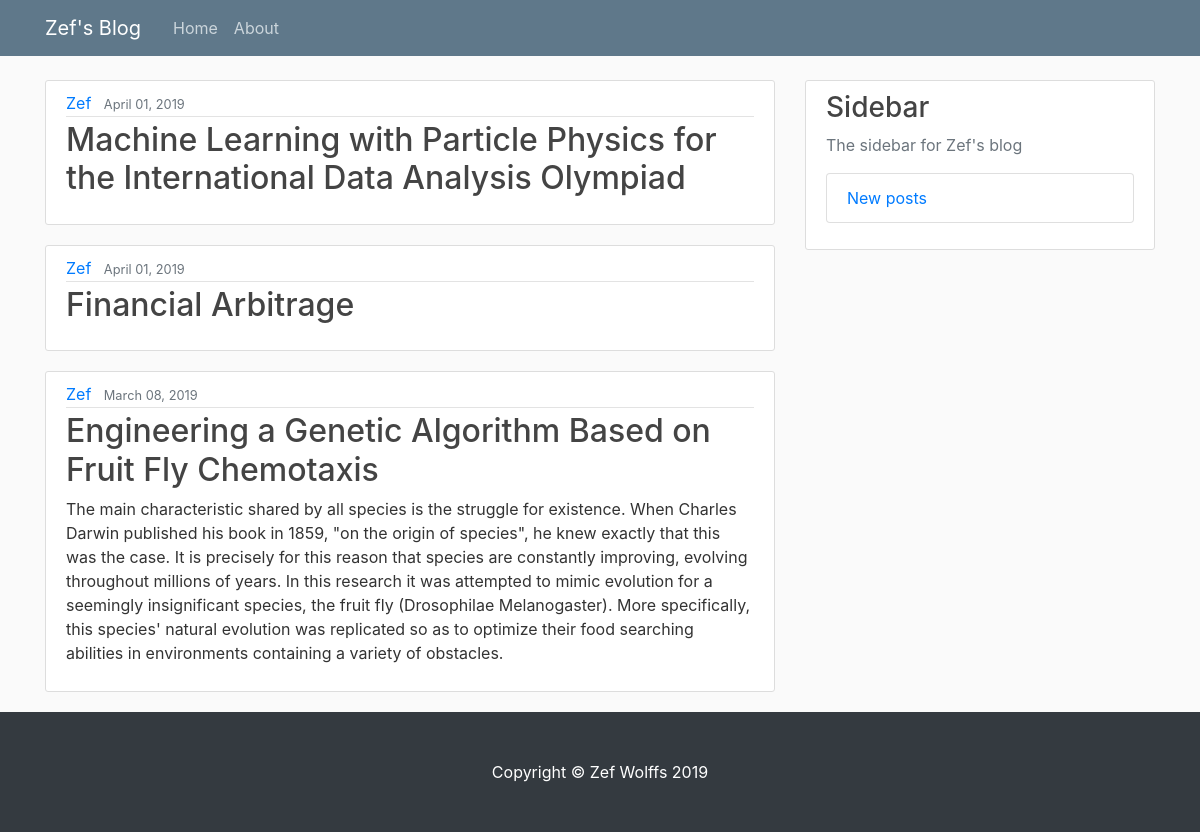
Screenshot of /blog/ with the database file from the repository.
### blog/models.py (models this page shows, shortened)
class Post(models.Model):
    title = models.CharField(max_length=100)
    content = models.TextField()
    subtitle = models.TextField(null=True, blank = True)
    subheader1 = models.TextField(null=True, blank = True)
    subheader2 = models.TextField(null=True, blank = True)
    subheader3 = models.TextField(null=True, blank = True)
    date_posted = models.DateTimeField(default=timezone.now)
    author = models.ForeignKey(User, on_delete=models.CASCADE)
    image = models.ImageField(upload_to='post_pics', blank=True, null=True)
    image1 = models.ImageField(upload_to='post_pics', blank=True, null=True)
    image2 = models.ImageField(upload_to='post_pics', blank=True, null=True)

### blog/views.py (the view)
# urls.py: path('', PostListView.as_view(), name='blog-home'),
class PostListView(ListView):
    model = Post
    template_name = 'blog/home.html'
    context_object_name = 'posts'
    ordering = ['-date_posted']
    paginate_by = 5

### blog/templates/blog/home.html (shortened to what this page needs)
{% extends "blog/base.html" %}
{% block content %}
    {% for post in posts %}
    <article class="media content-section">
        <div class="media-body">
        <div class="article-metadata">
            <a class="mr-2" href="#">{{ post.author }}</a>
            <small class="text-muted">{{ post.date_posted|date:"F d, Y" }}</small>
        </div>
        <h2><a class="article-title" href="{% url 'post-detail' post.id %}">{{ post.title }}</a></h2>
        <p class="article-content">{{ post.subtitle }}</p>
        </div>
    </article>
    {% endfor %}
{% endblock content %}

### blog/static/blog/main.css (style rules this page uses)
body { background: #fafafa; color: #333333; margin-top: 5rem; }
h1, h2, h3, h4, h5, h6 { color: #444444; }
.content-section { background: #ffffff; padding: 10px 20px; border: 1px solid #dddddd; border-radius: 3px; margin-bottom: 20px; }
.article-title { color: #444444; }
.article-content { white-space: pre-line; }
.article-metadata { padding-bottom: 1px; margin-bottom: 4px; border-bottom: 1px solid #e3e3e3 }

### rows the page displays
Post: author "Zef", date_posted "April 01, 2019", title "Machine Learning with Particle Physics for the International Data Analysis Olympiad"
Post: author "Zef", date_posted "April 01, 2019", title "Financial Arbitrage"
Post: author "Zef", date_posted "March 08, 2019", title "Engineering a Genetic Algorithm Based on Fruit Fly Chemotaxis", subtitle "The main characteristic shared by all species is the struggle for existence. When Charles Darwin published his book in 1859, \"on the origin of species\", he knew exactly that this was the case. It is precisely for this reason that species are constantly improving, evolving throughout millions of years. In this research it was attempted to mimic evolution for a seemingly insignificant species, the fruit fly (Drosophilae Melanogaster). More specifically, this species' natural evolution was replicated so as to optimize their food searching abilities in environments containing a variety of obstacles."
